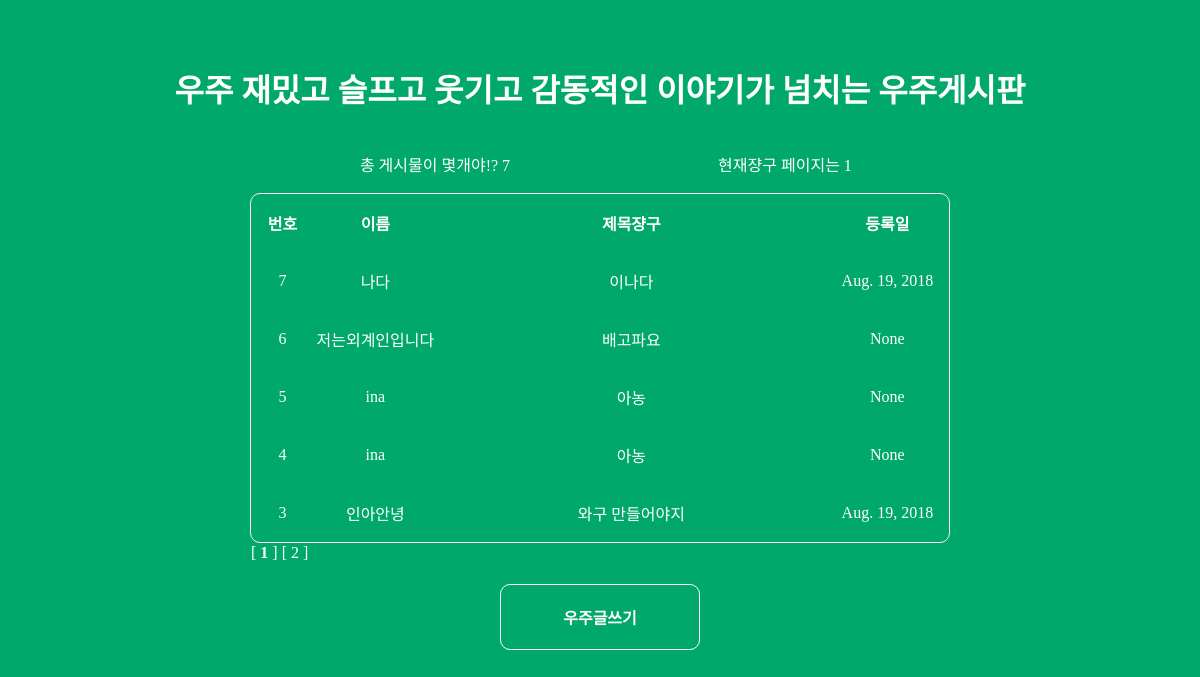
The app's page /board/, older data.
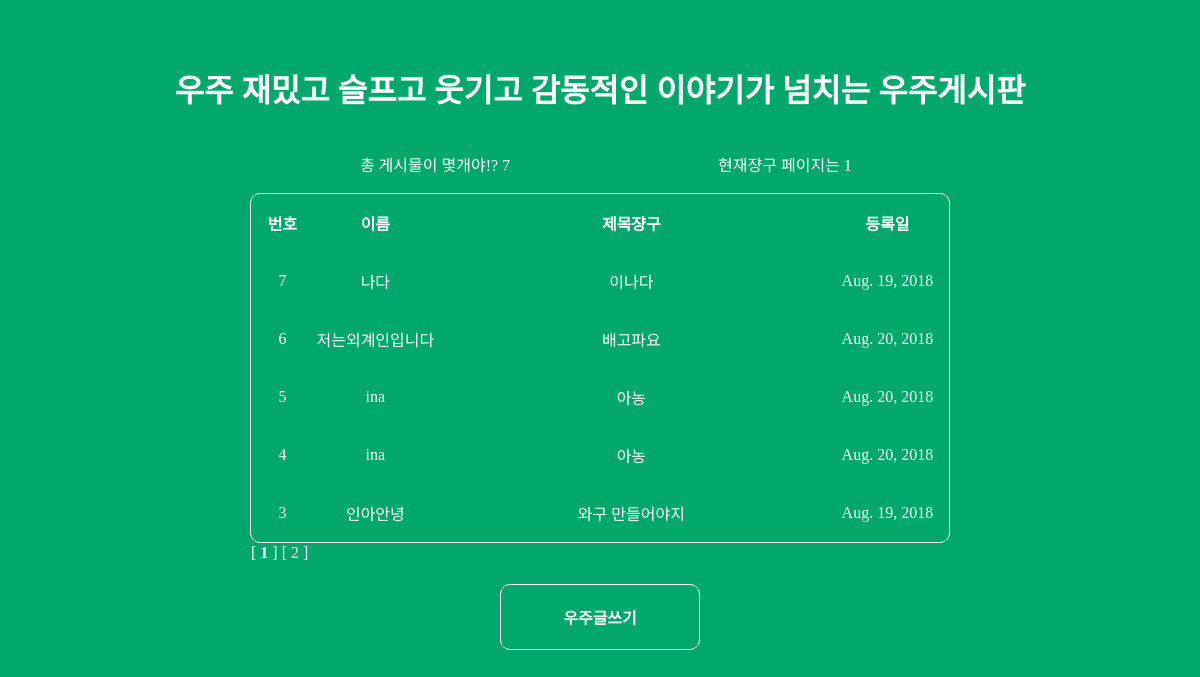
The same page, newer data.
### main/models.py (models this page shows)
class DjangoBoard(models.Model):
    subject = models.CharField(max_length=50, blank=True)
    name = models.CharField(max_length=50, blank=True)
    created_date = models.DateField(default=timezone.now)
    contents = models.CharField(max_length=500, blank=True)

### main/views.py (the view)
# urls.py: url(r'^board/', views.show_post_list),
def show_post_list(request):
    boardList = DjangoBoard.objects.order_by('-id')[0:5]
    current_page = 1
    totalCnt = DjangoBoard.objects.all().count()
    pagingHelperIns = pagingHelper()
    totalPageList = pagingHelper.getTotalPageList(pagingHelperIns, totalCnt, rowsPerPage)
    print("totalPageList ", totalPageList)
    return render_to_response('boardMain.html', {'boardList': boardList, 'totalCnt': totalCnt,
                                                 'current_page': current_page, 'totalPageList': totalPageList})

### main/views.py (called while the page is built)
    def getTotalPageList(self, total_cnt, rowsPerPage):
        if (total_cnt % rowsPerPage == 0):
            self.total_pages = total_cnt / rowsPerPage
            print('getTotalPage #1')
        else:
            self.total_pages = (total_cnt / rowsPerPage) + 1;
            print('getTotalPage #2')
        self.totalPageList = []
        for i in range(int(self.total_pages)):
            self.totalPageList.append(i + 1)
        return self.totalPageList

### main/templates/boardMain.html (shortened to what this page needs)
{% load static %}
<!DOCTYPE html>
<head>
    <h1>우주 재밌고 슬프고 웃기고 감동적인 이야기가 넘치는 우주게시판</h1>
    <link rel="stylesheet" href="/static/css/board.css" type = "text/css">
</head>
<body><center>
<table cellspacing=0 width=700 border=0>
    <tr>
        <td align="center">총 게시물이 몇개야!? {{ totalCnt }}</td>
        <td align="center">현재쟝구 페이지는 {{ current_page }}</td>
    </tr>
</table>
<table class="main_table" cellspacing=0 width=700 >
    <tr>
        <td width=50><p align=center class = "TextTitle" >번호</p>
        </td>
        <td width=100><p align=center class = "TextTitle" >이름</p>
        </td>
        <td width=320><p align=center class = "TextTitle" >제목쟝구</p>
        </td>
        <td width=100><p align=center class = "TextTitle" >등록일</p>
        </td>
    </tr>
    {% if boardList %}
        <ul>
            {% for boardRow in boardList %}
            <tr>
            <td width=50><p align=center>{{ boardRow.id }}</p></td>
            <td width=100><p align=center>{{ boardRow.name }}</p></td>
            <td width=320>
                <p align=center>
                    <a onclick="window.location='/board-read/{{ boardRow.pk}}'" >{{ boardRow.subject }}</a>
                </p>
            </td>
            <td width=100><p align=center>{{ boardRow.created_date }}</p></td>
            </tr>
            {% endfor %}
        </ul>
    {% else %}
        <p>No Data.</p>
    {% endif %}
</table>
<table cellspacing=0 width=700 border=0 >
    <tr>
        <td>
        {% for page in totalPageList %}
            [
            {% ifequal page current_page %}
                <b>
            {% endifequal %}
            {{page}}
            {% ifequal page current_page  %}
                </b>
            {% endifequal %}
            ]
        {% endfor %}
        </td>
    </tr>
</table>
<br/>
<table width=700>
    <tr>
        <td align="center">
            <input class="MyButton" type=button value="우주글쓰기" onclick="window.location='/board-write/'" >
        </td>
    </tr>
</table>
</center></body>

Row changes from the older to the newer data that the page shows:
changed DjangoBoard "저는외계인입니다": created_date "None" → "Aug. 20, 2018"
changed DjangoBoard id 5: created_date "None" → "Aug. 20, 2018"
changed DjangoBoard id 4: created_date "None" → "Aug. 20, 2018"
